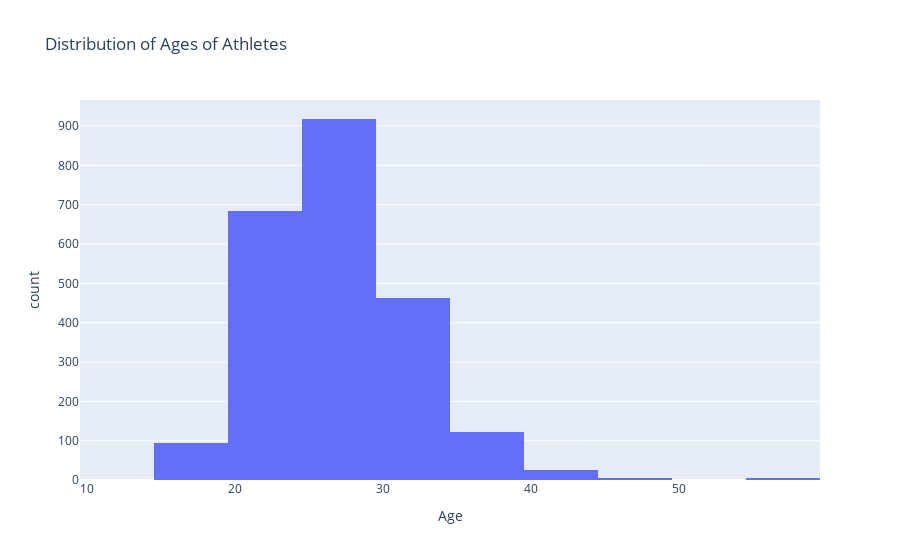

The notebook cell this image was saved under:
### Code cell
# Histogram: Distribution of ages of athletes
histogram = px.histogram(df, 
                         x='age', 
                         title='Distribution of Ages of Athletes',
                         labels={'age': 'Age'},
                         nbins=20)
histogram.show()

### Figure 1 — Plotly figure (JSON) as saved in the notebook; plotly's stock layout.template omitted (floating-point values rounded to 4 significant figures; data arrays with more than 128 entries replaced by an {"elided": "..."} marker saying what was removed)
{"data": [{"alignmentgroup": "True", "bingroup": "x", "hovertemplate": "Age=%{x}<br>count=%{y}<extra></extra>", "legendgroup": "", "marker": {"color": "#636efa", "pattern": {"shape": ""}}, "name": "", "nbinsx": 20, "offsetgroup": "", "orientation": "v", "showlegend": false, "type": "histogram", "x": {"elided": "2315 int values"}, "xaxis": "x", "yaxis": "y"}], "layout": {"autosize": true, "barmode": "relative", "legend": {"tracegroupgap": 0}, "title": {"text": "Distribution of Ages of Athletes"}, "xaxis": {"anchor": "y", "autorange": true, "domain": [0, 1], "range": [9.5, 59.5], "title": {"text": "Age"}, "type": "linear"}, "yaxis": {"anchor": "x", "autorange": true, "domain": [0, 1], "range": [0, 966.3], "title": {"text": "count"}}}}
